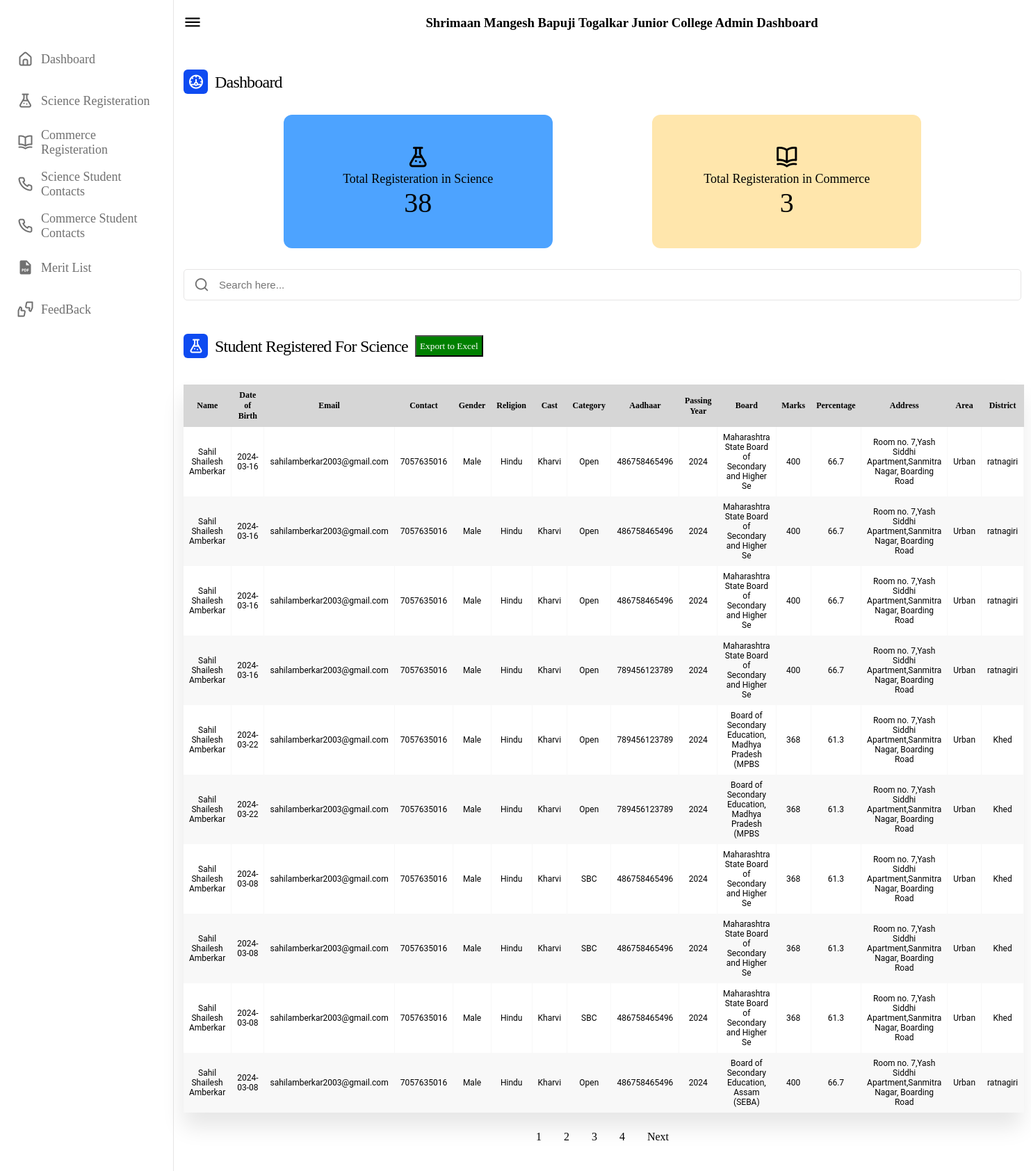
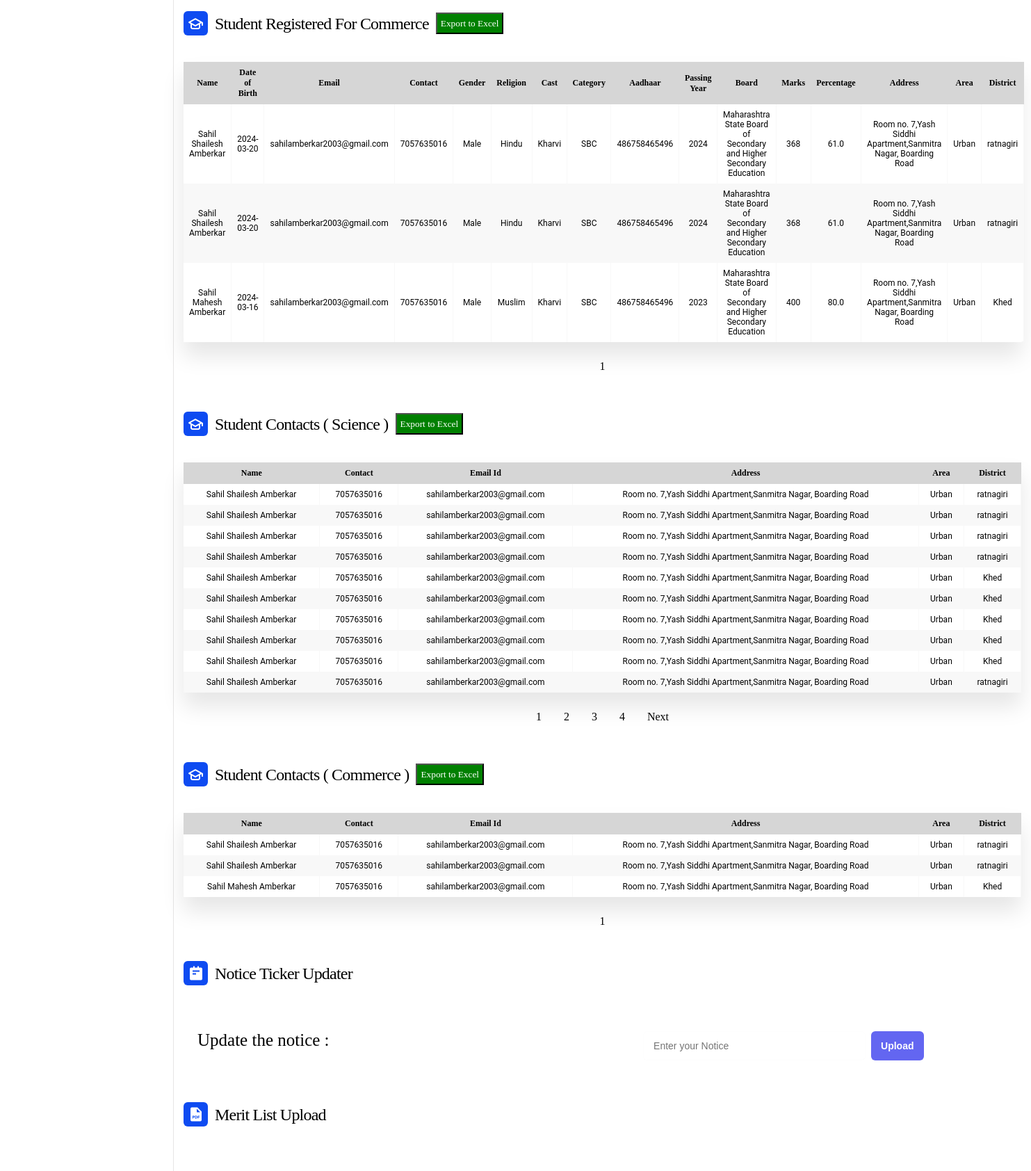
The app's page /DashBoard/DashboardOld.php (upper part) with its own data (2 pictures, top to bottom).
### tables this page shows
CREATE TABLE `11thsci` (
  `id` int(11) NOT NULL,
  `firstName` varchar(50) NOT NULL,
  `middleName` varchar(50) NOT NULL,
  `lastName` varchar(50) NOT NULL,
  `dob` date NOT NULL,
  `email` varchar(50) NOT NULL,
  `mobile` varchar(11) NOT NULL,
  `gender` varchar(5) NOT NULL,
  `religion` varchar(20) NOT NULL,
  `cast` varchar(20) NOT NULL,
  `category` varchar(10) NOT NULL,
  `aadhar` varchar(15) NOT NULL,
  `passingyear` int(4) NOT NULL,
  `board` varchar(100) NOT NULL,
  `total` int(3) NOT NULL,
  `marks` int(11) NOT NULL,
  `percent` decimal(5,1) NOT NULL,
  `adimg` varchar(1000) NOT NULL,
  `markimg` varchar(1000) NOT NULL,
  `add1` varchar(50) NOT NULL,
  `add2` varchar(50) NOT NULL,
  `area` varchar(20) NOT NULL,
  `states` varchar(30) NOT NULL,
  `district` varchar(15) NOT NULL,
  `pincode` int(11) NOT NULL
);

CREATE TABLE `11thcom` (
  `id` int(11) NOT NULL,
  `firstName` varchar(50) NOT NULL,
  `middleName` varchar(50) NOT NULL,
  `lastName` varchar(50) NOT NULL,
  `dob` date NOT NULL,
  `email` varchar(50) NOT NULL,
  `mobile` varchar(11) NOT NULL,
  `gender` varchar(5) NOT NULL,
  `religion` varchar(20) NOT NULL,
  `cast` varchar(20) NOT NULL,
  `category` varchar(10) NOT NULL,
  `aadhar` varchar(15) NOT NULL,
  `passingyear` int(4) NOT NULL,
  `board` varchar(100) NOT NULL,
  `total` int(3) NOT NULL,
  `marks` int(11) NOT NULL,
  `percent` decimal(5,1) NOT NULL,
  `adimg` varchar(1000) NOT NULL,
  `markimg` varchar(1000) NOT NULL,
  `add1` varchar(50) NOT NULL,
  `add2` varchar(50) NOT NULL,
  `area` varchar(20) NOT NULL,
  `states` varchar(30) NOT NULL,
  `district` varchar(15) NOT NULL,
  `pincode` int(11) NOT NULL
);

### DashBoard/DashboardOld.php (the view, shortened to what the rows shown need)
<!DOCTYPE html>
<html lang="en">
<head>
    <link rel="stylesheet" href="./css/dashboard.css?v=<?php echo time(); ?>">
    <link rel="stylesheet" href="./css/search.css?v=<?php echo time(); ?>">
    <link rel="stylesheet" href="./css/notice.css?v=<?php echo time(); ?>">
    <link rel="stylesheet" href="https://unicons.iconscout.com/release/v4.0.0/css/line.css">
    <link href='https://unpkg.com/boxicons@2.1.4/css/boxicons.min.css' rel='stylesheet'>
</head>
<body>
    <section class="dashboard">
        <div class="dash-content">
            <div class="Data" id="Science">
                <?php
                $conn = new mysqli('localhost', 'root', '', 'smbtjunior');
                $records_per_page = 10;
                $page = isset($_GET['page']) && is_numeric($_GET['page']) ? $_GET['page'] : 1;
                $offset = ($page - 1) * $records_per_page;
                $sql = "SELECT firstName, middleName, lastName, dob, email, mobile, gender, religion, cast, category, aadhar, passingyear, board, marks, percent, add1, add2, area, district FROM 11thSci LIMIT $offset, $records_per_page";
                $result = $conn->query($sql);
                if ($result->num_rows > 0) {
                    echo '<div class="table-wrapper">';
                    echo '<table class="fl-table">';
                    echo '<thead>
                            <tr>
                            <th>Name</th>
                            <th>Date of Birth</th>
                            <th>Email</th>
                            <th>Contact</th>
                            <th>Gender</th>
                            <th>Religion</th>
                            <th>Cast</th>
                            <th>Category</th>
                            <th>Aadhaar</th>
                            <th>Passing Year</th>
                            <th>Board</th>
                            <th>Marks</th>
                            <th>Percentage</th>
                            <th>Address</th>
                            <th>Area</th>
                            <th>District</th>
                            </tr>
                        </thead>';
                    echo '<tbody>';
                    while ($row = $result->fetch_assoc()) {
                        $fullName = $row["firstName"] . " " . $row["middleName"] . " " . $row["lastName"];
                        $address = $row["add1"] . "," . $row["add2"];
                        echo "<tr><td>" . $fullName . "</td><td>"
                            . $row["dob"] . "</td><td>"
                            . $row["email"] . "</td><td>"
                            . $row["mobile"] . "</td><td>"
                            . $row["gender"] . "</td><td>"
                            . $row["religion"] . "</td><td>"
                            . $row["cast"] . "</td><td>"
                            . $row["category"] . "</td><td>"
                            . $row["aadhar"] . "</td><td>"
                            . $row["passingyear"] . "</td><td>"
                            . $row["board"] . "</td><td>"
                            . $row["marks"] . "</td><td>"
                            . $row["percent"] . "</td><td>"
                            . $address . "</td><td>"
                            . $row["area"] . "</td><td>"
                            . $row["district"] . "</td></tr>";
                    }
                    echo '</tbody>';
                    echo '</table>';
                    echo '</div>';
                } else {
                    echo "0 result";
                }
                ?>
            </div>
            <div class="Data" id="Commerce">
                <?php
                $conn = new mysqli('localhost', 'root', '', 'smbtjunior');
                $records_per_page = 10;
                $page = isset($_GET['page']) && is_numeric($_GET['page']) ? $_GET['page'] : 1;
                $offset = ($page - 1) * $records_per_page;
                $sql = "SELECT firstName, middleName, lastName, dob, email, mobile, gender, religion, cast, category, aadhar, passingyear, board, marks, percent, add1, add2, area, district FROM 11thCom LIMIT $offset, $records_per_page";
                $result = $conn->query($sql);
                if ($result->num_rows > 0) {
                    echo '<div class="table-wrapper">';
                    echo '<table class="fl-table">';
                    echo '<thead>
                            <tr>
                            <th>Name</th>
                            <th>Date of Birth</th>
                            <th>Email</th>
                            <th>Contact</th>
                            <th>Gender</th>
                            <th>Religion</th>
                            <th>Cast</th>
                            <th>Category</th>
                            <th>Aadhaar</th>
                            <th>Passing Year</th>
                            <th>Board</th>
                            <th>Marks</th>
                            <th>Percentage</th>
                            <th>Address</th>
                            <th>Area</th>
                            <th>District</th>
                            </tr>
                        </thead>';
                    echo '<tbody>';
                    while ($row = $result->fetch_assoc()) {
                        $fullName = $row["firstName"] . " " . $row["middleName"] . " " . $row["lastName"];
                        $address = $row["add1"] . "," . $row["add2"];
                        echo "<tr><td>" . $fullName . "</td><td>"
                            . $row["dob"] . "</td><td>"
                            . $row["email"] . "</td><td>"
                            . $row["mobile"] . "</td><td>"
                            . $row["gender"] . "</td><td>"
                            . $row["religion"] . "</td><td>"
                            . $row["cast"] . "</td><td>"
                            . $row["category"] . "</td><td>"
                            . $row["aadhar"] . "</td><td>"
                            . $row["passingyear"] . "</td><td>"
                            . $row["board"] . "</td><td>"
                            . $row["marks"] . "</td><td>"
                            . $row["percent"] . "</td><td>"
                            . $address . "</td><td>"
                            . $row["area"] . "</td><td>"
                            . $row["district"] . "</td></tr>";
                    }
                    echo '</tbody>';
                    echo '</table>';
                    echo '</div>';
                } else {
                    echo "0 result";
                }
                ?>
            </div>
            <div class="Data" id="SContactsSci">
                <?php
                $conn = new mysqli('localhost', 'root', '', 'smbtjunior');
                $records_per_page = 10;
                $page = isset($_GET['page']) && is_numeric($_GET['page']) ? $_GET['page'] : 1;
                $offset = ($page - 1) * $records_per_page;
                $sql = "SELECT firstName, middleName, lastName, mobile, email, add1, add2, area, district FROM 11thSci LIMIT $offset, $records_per_page";
                $result = $conn->query($sql);
                if ($result->num_rows > 0) {
                    echo '<div class="table-wrapper">';
                    echo '<table class="fl-table">';
                    echo '<thead>
                            <tr>
                            <th>Name</th>
                            <th>Contact</th>
                            <th>Email Id</th>
                            <th>Address</th>
                            <th>Area</th>
                            <th>District</th>
                            </tr>
                        </thead>';
                    echo '</table>';
                    echo '</div>';
                } else {
                    echo "0 result";
                }
                ?>
            </div>
            <div class="Data" id="SContactsCom">
                <?php
                $conn = new mysqli('localhost', 'root', '', 'smbtjunior');
                $records_per_page = 10;
                $page = isset($_GET['page']) && is_numeric($_GET['page']) ? $_GET['page'] : 1;
                $offset = ($page - 1) * $records_per_page;
                $sql = "SELECT firstName, middleName, lastName, mobile, email, add1, add2, area, district FROM 11thCom LIMIT $offset, $records_per_page";
                $result = $conn->query($sql);
                if ($result->num_rows > 0) {
                    echo '<div class="table-wrapper">';
                    echo '<table class="fl-table">';
                    echo '<thead>
                            <tr>
                            <th>Name</th>
                            <th>Contact</th>
                            <th>Email Id</th>
                            <th>Address</th>
                            <th>Area</th>
                            <th>District</th>
                            </tr>
                        </thead>';
                    echo '<tbody>';
                    while ($row = $result->fetch_assoc()) {
                        $fullName = $row["firstName"] . " " . $row["middleName"] . " " . $row["lastName"];
                        $address = $row["add1"] . "," . $row["add2"];
                        echo "<tr><td>" . $fullName . "</td><td>"
                            . $row["mobile"] . "</td><td>"
                            . $row["email"] . "</td><td>"
                            . $address . "</td><td>"
                            . $row["area"] . "</td><td>"
                            . $row["district"] . "</td></tr>";
                    }
                    echo '</tbody>';
                    echo '</table>';
                    echo '</div>';
                } else {
                    echo "0 result";
                }
                ?>
            </div>
        </div>
    </section>
</body>
</html>

### records on screen
11thsci: fullName "Sahil Shailesh Amberkar", dob "2024-03-16", email "sahilamberkar2003@gmail.com", mobile "7057635016", gender "Male", religion "Hindu", cast "Kharvi", category "Open", aadhar "486758465496", passingyear "2024", board "Maharashtra State Board of Secondary and Higher Se", marks "400", percent "66.7", address "Room no. 7,Yash Siddhi Apartment,Sanmitra Nagar, Boarding Road", area "Urban", district "ratnagiri"
11thsci: fullName "Sahil Shailesh Amberkar", dob "2024-03-16", email "sahilamberkar2003@gmail.com", mobile "7057635016", gender "Male", religion "Hindu", cast "Kharvi", category "Open", aadhar "486758465496", passingyear "2024", board "Maharashtra State Board of Secondary and Higher Se", marks "400", percent "66.7", address "Room no. 7,Yash Siddhi Apartment,Sanmitra Nagar, Boarding Road", area "Urban", district "ratnagiri"
11thsci: fullName "Sahil Shailesh Amberkar", dob "2024-03-16", email "sahilamberkar2003@gmail.com", mobile "7057635016", gender "Male", religion "Hindu", cast "Kharvi", category "Open", aadhar "486758465496", passingyear "2024", board "Maharashtra State Board of Secondary and Higher Se", marks "400", percent "66.7", address "Room no. 7,Yash Siddhi Apartment,Sanmitra Nagar, Boarding Road", area "Urban", district "ratnagiri"
11thsci: fullName "Sahil Shailesh Amberkar", dob "2024-03-16", email "sahilamberkar2003@gmail.com", mobile "7057635016", gender "Male", religion "Hindu", cast "Kharvi", category "Open", aadhar "789456123789", passingyear "2024", board "Maharashtra State Board of Secondary and Higher Se", marks "400", percent "66.7", address "Room no. 7,Yash Siddhi Apartment,Sanmitra Nagar, Boarding Road", area "Urban", district "ratnagiri"
11thsci: fullName "Sahil Shailesh Amberkar", dob "2024-03-22", email "sahilamberkar2003@gmail.com", mobile "7057635016", gender "Male", religion "Hindu", cast "Kharvi", category "Open", aadhar "789456123789", passingyear "2024", board "Board of Secondary Education, Madhya Pradesh (MPBS", marks "368", percent "61.3", address "Room no. 7,Yash Siddhi Apartment,Sanmitra Nagar, Boarding Road", area "Urban", district "Khed"
11thsci: fullName "Sahil Shailesh Amberkar", dob "2024-03-22", email "sahilamberkar2003@gmail.com", mobile "7057635016", gender "Male", religion "Hindu", cast "Kharvi", category "Open", aadhar "789456123789", passingyear "2024", board "Board of Secondary Education, Madhya Pradesh (MPBS", marks "368", percent "61.3", address "Room no. 7,Yash Siddhi Apartment,Sanmitra Nagar, Boarding Road", area "Urban", district "Khed"
11thsci: fullName "Sahil Shailesh Amberkar", dob "2024-03-08", email "sahilamberkar2003@gmail.com", mobile "7057635016", gender "Male", religion "Hindu", cast "Kharvi", category "SBC", aadhar "486758465496", passingyear "2024", board "Maharashtra State Board of Secondary and Higher Se", marks "368", percent "61.3", address "Room no. 7,Yash Siddhi Apartment,Sanmitra Nagar, Boarding Road", area "Urban", district "Khed"
11thsci: fullName "Sahil Shailesh Amberkar", dob "2024-03-08", email "sahilamberkar2003@gmail.com", mobile "7057635016", gender "Male", religion "Hindu", cast "Kharvi", category "SBC", aadhar "486758465496", passingyear "2024", board "Maharashtra State Board of Secondary and Higher Se", marks "368", percent "61.3", address "Room no. 7,Yash Siddhi Apartment,Sanmitra Nagar, Boarding Road", area "Urban", district "Khed"
11thsci: fullName "Sahil Shailesh Amberkar", dob "2024-03-08", email "sahilamberkar2003@gmail.com", mobile "7057635016", gender "Male", religion "Hindu", cast "Kharvi", category "SBC", aadhar "486758465496", passingyear "2024", board "Maharashtra State Board of Secondary and Higher Se", marks "368", percent "61.3", address "Room no. 7,Yash Siddhi Apartment,Sanmitra Nagar, Boarding Road", area "Urban", district "Khed"
11thsci: fullName "Sahil Shailesh Amberkar", dob "2024-03-08", email "sahilamberkar2003@gmail.com", mobile "7057635016", gender "Male", religion "Hindu", cast "Kharvi", category "Open", aadhar "486758465496", passingyear "2024", board "Board of Secondary Education, Assam (SEBA)", marks "400", percent "66.7", address "Room no. 7,Yash Siddhi Apartment,Sanmitra Nagar, Boarding Road", area "Urban", district "ratnagiri"
11thcom: fullName "Sahil Shailesh Amberkar", dob "2024-03-20", email "sahilamberkar2003@gmail.com", mobile "7057635016", gender "Male", religion "Hindu", cast "Kharvi", category "SBC", aadhar "486758465496", passingyear "2024", board "Maharashtra State Board of Secondary and Higher Secondary Education", marks "368", percent "61.0", address "Room no. 7,Yash Siddhi Apartment,Sanmitra Nagar, Boarding Road", area "Urban", district "ratnagiri"
11thcom: fullName "Sahil Shailesh Amberkar", dob "2024-03-20", email "sahilamberkar2003@gmail.com", mobile "7057635016", gender "Male", religion "Hindu", cast "Kharvi", category "SBC", aadhar "486758465496", passingyear "2024", board "Maharashtra State Board of Secondary and Higher Secondary Education", marks "368", percent "61.0", address "Room no. 7,Yash Siddhi Apartment,Sanmitra Nagar, Boarding Road", area "Urban", district "ratnagiri"
11thcom: fullName "Sahil Mahesh Amberkar", dob "2024-03-16", email "sahilamberkar2003@gmail.com", mobile "7057635016", gender "Male", religion "Muslim", cast "Kharvi", category "SBC", aadhar "486758465496", passingyear "2023", board "Maharashtra State Board of Secondary and Higher Secondary Education", marks "400", percent "80.0", address "Room no. 7,Yash Siddhi Apartment,Sanmitra Nagar, Boarding Road", area "Urban", district "Khed"

### other values on screen
$row "38"
$row "3"
$fullName "Sahil Shailesh Amberkar"
$row["mobile"] "7057635016"
$row["email"] "sahilamberkar2003@gmail.com"
$address "Room no. 7,Yash Siddhi Apartment,Sanmitra Nagar, Boarding Road"
$row["area"] "Urban"
$row["district"] "ratnagiri"
$row["district"] "Khed"
